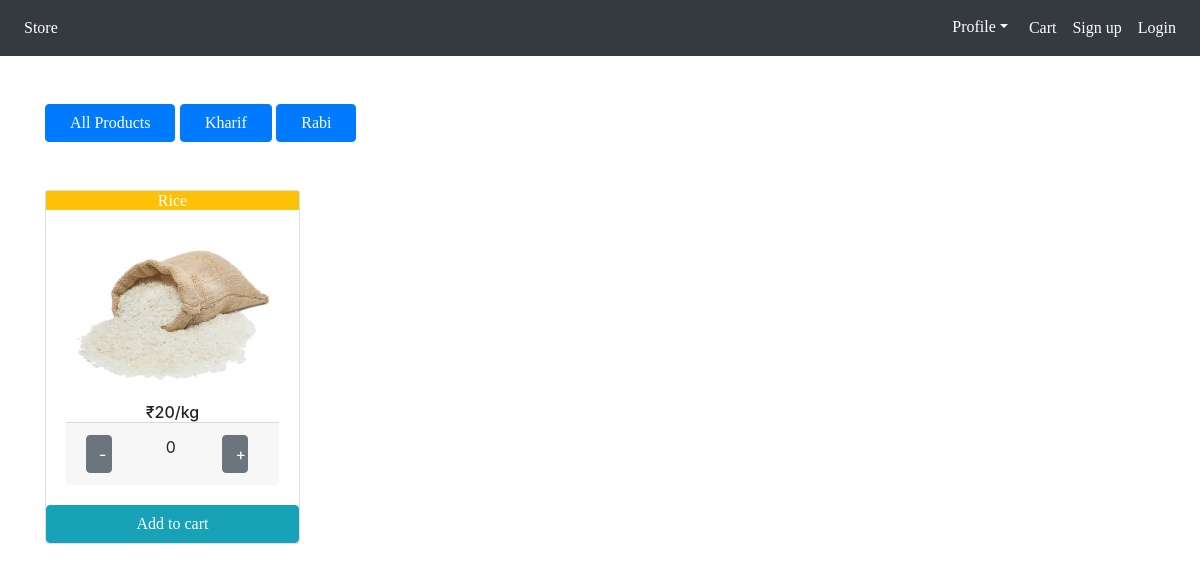
The app's page /?category=2 with its own data.
### store/models/category.py (models this page shows, shortened)
class Category(models.Model):
    name=models.CharField(max_length=20)
    @staticmethod
    def get_all_products():
        return Category.objects.all()

### store/models/product.py (models this page shows, shortened)
class Product(models.Model):
    name=models.CharField(max_length=50)
    price=models.IntegerField(default=0)
    description=models.CharField(max_length=200)
    image=models.ImageField(upload_to='products/')
    category=models.ForeignKey(Category,on_delete=models.CASCADE,default=1)
    @staticmethod
    def get_all_products_by_id(ids):
        return Product.objects.filter(id__in =ids)

### store/views.py (the view, shortened to what this page needs)
# urls.py: path('',index,name='homepage'),
def index(request):
    if request.method=="GET":
        cart=request.session.get('cart')
        if not cart:
            request.session.cart={}
        products=None
        categories=Category.get_all_products()
        catid=request.GET.get('category')
        if catid:
            products=Product.get_all_products_by_id(catid)
        else:
            products=Product.get_all_products()
        data={}
        data['products']=products
        data['categories']=categories
        return render(request,'index.html',data)

### store/templatetags/cart.py (called while the page is built)
@register.filter(name='cart_count')
def cart_qty(product,cart):
    keys=cart.keys()
    for id in keys:
        if int(id)==product.id:
            return cart.get(id)
    return 0

### store/templates/index.html (shortened to what this page needs)
<!DOCTYPE html>
<html>
<head>
	  <link rel="stylesheet" href="https://maxcdn.bootstrapcdn.com/bootstrap/4.1.3/css/bootstrap.min.css">
	  <link rel="stylesheet" href="https://cdnjs.cloudflare.com/ajax/libs/font-awesome/4.7.0/css/font-awesome.min.css">
</head>
<body>
<nav class="navbar navbar-expand-lg navbar-dark bg-dark">
  <div class="collapse navbar-collapse" id="navbarSupportedContent">
    <ul class="navbar-nav mr-auto">
      <li class="nav-item">
        <a class="nav-link" href="/" style="font-family:'Times New Roman';color:white;">Store</a>
      </li>
	</ul>
	<ul class="nav navbar-nav navbar-right">
      <li class="dropdown" style="font-family:'Times New Roman';color:white;"><a class="btn dropdown-toggle" data-toggle="dropdown">Profile</a>
      {% if request.session.customer_id != None%}
      <li class="nav-item">
        <a class="nav-link" href="/cart" style="font-family:'Times New Roman';color:white;">Cart  <span class="badge badge-info">{{request.session.cart.keys|length}}</span></a>
      </li>
      <li class="nav-item">
        <a class="nav-link" href="/orders" style="font-family:'Times New Roman';color:white;">Orders</a>
      </li>
      <li class="nav-item">
        <a class="nav-link" href="/logout" style="font-family:'Times New Roman';color:white;">Logout</a>
      </li>
      {% else %}
      <li class="nav-item">
        <a class="nav-link" href="/cart" style="font-family:'Times New Roman';color:white;">Cart</a>
      </li>
      <li class="nav-item">
        <a class="nav-link" href="/signup" style="font-family:'Times New Roman';color:white;">Sign up</a>
      </li>
      <li class="nav-item">
        <a class="nav-link" href="/login" style="font-family:'Times New Roman';color:white;">Login</a>
    </li>
    {% endif %}
  </div>
</nav>
<br>
<br>
{% load cart %}
<div class="container">
    <div class="row">
          <div class="col-md-4">
            <button type="button" class="btn btn-primary px-4" style="font-family:Times New Roman"><a href="/" style="font-family:'Times New Roman';color:white;text-decoration:none">All Products</a></button>
            {%for category in categories %}
            <button type="button" class="btn btn-primary px-4" style="font-family:Times New Roman"><a href="/?category={{category.id}}" style="font-family:'Times New Roman';color:white;text-decoration:none">{{category.name}}</a></button>
            {% endfor %}
        </div>
      </div>
<br>
<br>
<div class="row">
{%for product in products %}
			<div class="col-lg-3 col-md-3 col-sm-12">
					<div class="card mx-auto">
						<h6 class="card-title bg-warning text-white" style="font-family:Times New Roman"><center>{{product.name}}</center></h6>
						<div class="card-body">
							<img src="{{product.image.url}}" class="img-fluid mb-2" width="800px" height="572px">
							<center><h6 class="card-text">₹{{product.price}}/kg</h6></center>
              <div class="card-footer row no-gutters">
                <form action="/" method="POST">
                <input type="submit" value="-" class="col-2 btn btn-block btn-secondary">
                </form>
                  <div class="text-center col">
                    {{product|cart_count:request.session.cart}}
                  </div>
                <form action="/" method="POST">
                <input type="submit" value="+" class="col-2 btn btn-block btn-secondary">
                </form>
              </div>
						</div>
              <form action="/" method="POST">
              <button class="btn btn-info text-white" type="submit" name="Add to cart" style="width:100%;font-family:'Times New Roman'">Add to cart</button>
            </form>
					</div>
					<br>
					<br>
			</div>
            {% endfor %}
        </div>
</body>
</html>

### records on screen
Category: name "Kharif"
Category: name "Rabi"
Product: name "Rice", image (picture), price "20", session "0"
